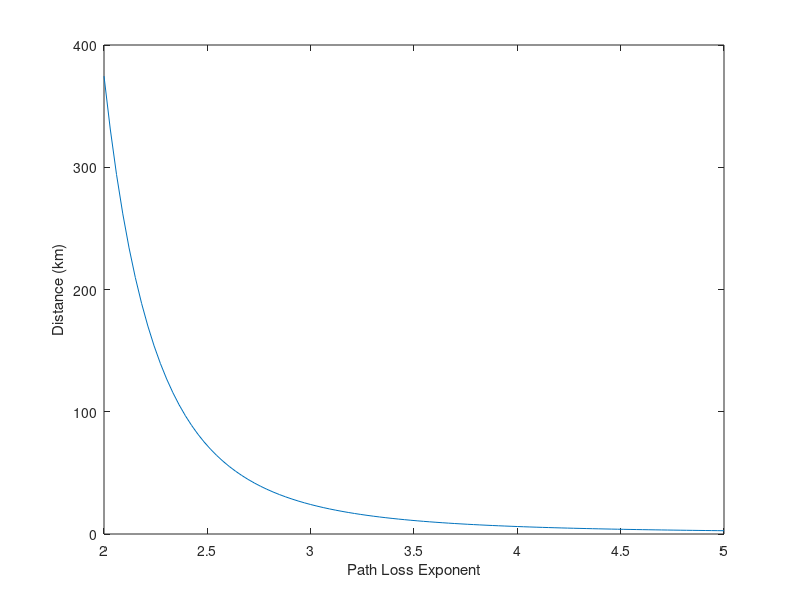

The MATLAB script that drew this image: (Note: this script raises an error after producing the figure.)
n = linspace(2,5);

R = zeros(length(n),1);

for n_idx = 1:length(n)
    R(n_idx) = 100 * 10^(71.47/(10 * n(n_idx)));
end

figure
plot(n,R/1000)
xlabel("Path Loss Exponent")
ylabel("Distance (km)")
yscale log;
